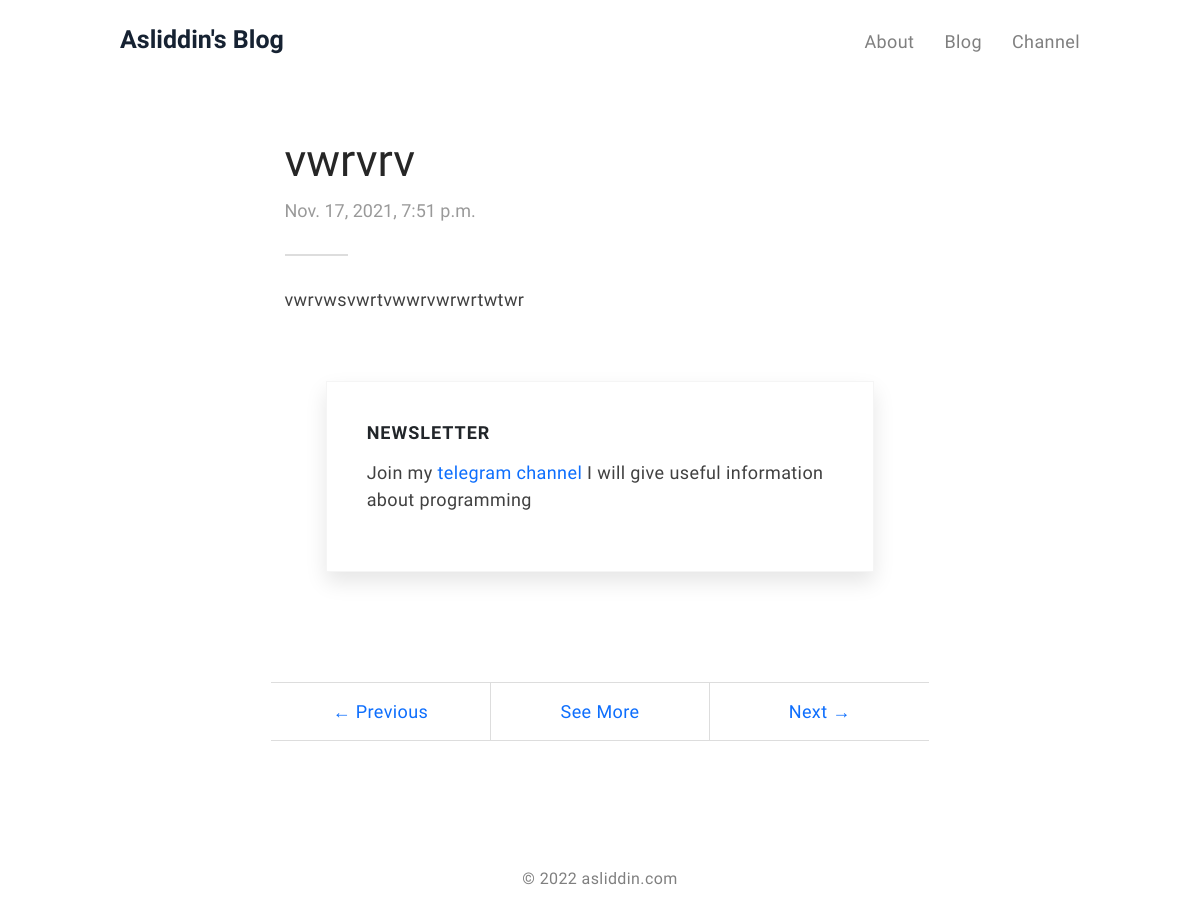
Before: /detail/20/ with the older database file.
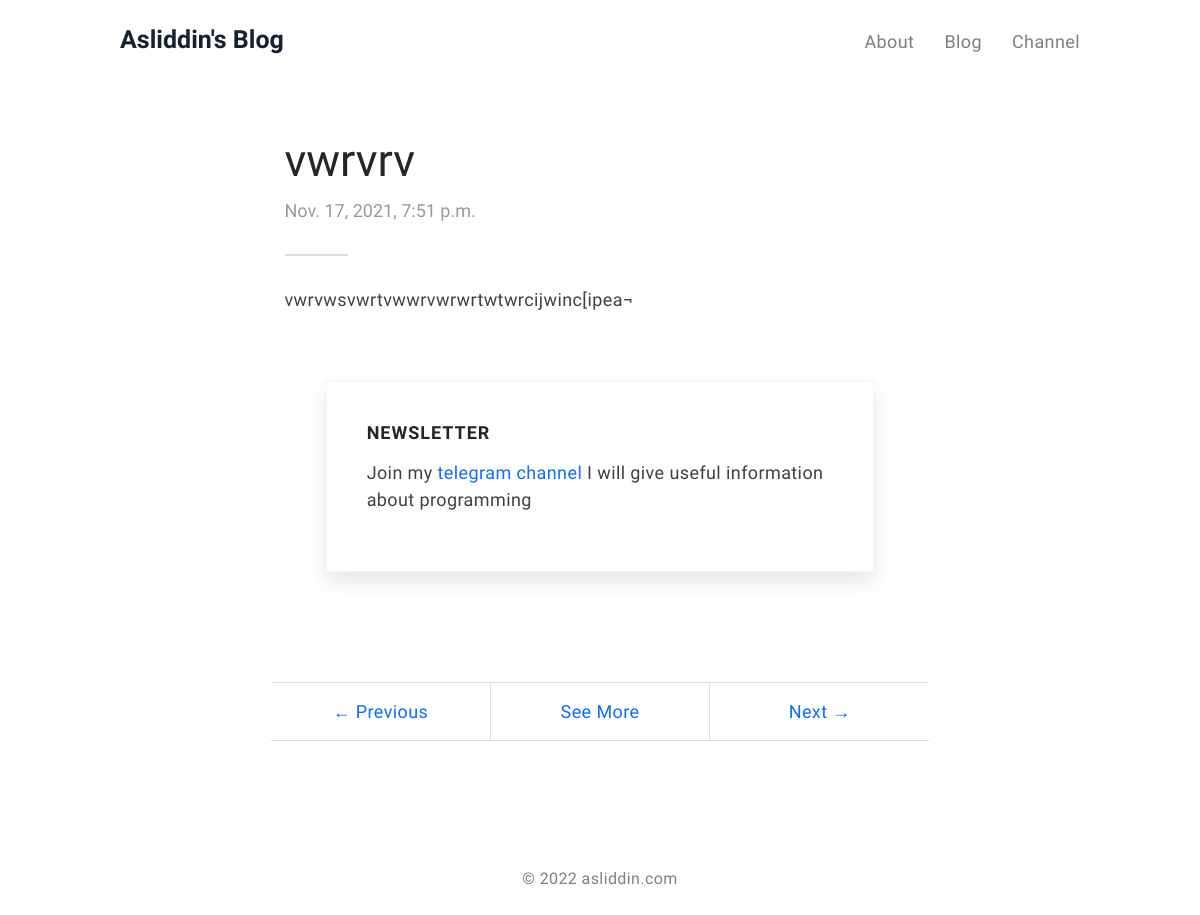
After: the same page with the newer database file.
### project/models.py (models this page shows, shortened)
class Blog(models.Model):
    class Meta:
        verbose_name = "Blog"
        verbose_name_plural = "Blogs"
    title = models.CharField(max_length=255)
    body = RichTextUploadingField(blank=True, null=True)
    created_at = models.DateTimeField(auto_now_add=True)
    updated_at = models.DateTimeField(auto_now=True)

### project/views.py (the view)
# urls.py: path("detail/<int:pk>/", detail, name="detail"),
def detail(request, pk):
    post = Blog.objects.get(id=pk)
    context = {
        "post":post
    }
    return render(request, "detail.html", context)

### my_site/context.py (called while the page is built)
def context(request):
    post = Blog.objects.all().first()
    return {
        "post":post,
    }

### templates/detail.html (shortened to what this page needs)
{% extends 'base.html' %}
{% load static %}
{% block main %}
<body>
{% include "navbar.html" %}
    <section class="flex align-items-center">
        <div class="container">
            <div class="row article-wrapper justify-center align-top">
                <div class="article-header col-md-8">
                    <br>
                    <br>
                    <h1 class="title">{{post.title}}</h1>
                    <div class="date">
                        <span>{{post.created_at}}</span>
                    </div>
                </div>
                <article class="content col-md-8 col-12">
                    <a>{{post.body | safe}}</a>
                </article>
                <div class="div col-lg-7 col-md-8 col-12">
                    <div class="subscribe-form " id="mc-embedded-subscribe-form" name="mc-embedded-subscribe-form">
                        <h6>NEWSLETTER</h6>
                        <p>
                            Join my <a href="https://t.me/IT_development">telegram channel</a>
                            I will give useful information about programming
                        </p>
                    </div>
                </div>
                <ul class="custom-pagination col-md-8 col-12">
                    <div class="pagination-list row">
                        <li class="col prev">
                            <a href="{% url 'previousdetail' pk=post.id %}" title="">
                                &larr; Previous
                            </a>
                        </li>
                        <li class="col"><a href="{% url 'index' %}">See More</a></li>
                        <li class="col next">
                            <a href="{% url 'nextdetail' pk=post.id %}" title="">
                                Next &rarr;
                            </a>
                        </li>
                    </div>
                </ul>
            </div>
        </div>
    </section>
    <footer>
        <div class="container">
            <div class="row">
                <p>
                    &copy; 2022 asliddin.com
                </p>
            </div>
        </div>
    </footer>
</body>
{% endblock main %}

Changed rows visible on the page:
changed Blog "vwrvrv": body "vwrvwsvwrtvwwrvwrwrtwtwr" → "vwrvwsvwrtvwwrvwrwrtwtwrcijwinc[ipea¬"
